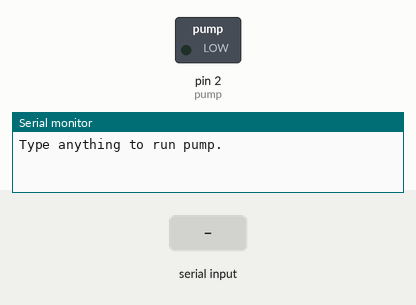
The sketch below on a simulated Arduino Uno, built with avr-gcc and run on an emulated ATmega328P. On the bench: switched loads named in the sketch (green lamp = pin HIGH), the last lines printed to the serial monitor. The test bench sets the inputs (shaded band).

Above: at 1.2 s.
1.3 s: "1" received over Serial
At 2.4 s:
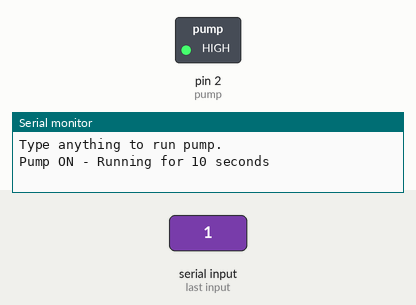
Timing chart, 0 to 12.8 s (numbered marks = the images above; inputs shaded):
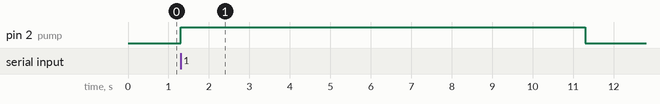

The sketch:

testcode_pump.ino
```cpp
const int pump = 2;

void setup() {
  Serial.begin(9600);           // initialize monitor
  pinMode(pump, OUTPUT);        // pump pin as output
  digitalWrite(pump, LOW);      // pump starts as off
  Serial.println("Type anything to run pump.");
}

void loop() {
  if (Serial.available() > 0) {  //start loop
      Serial.read();

    Serial.println("Pump ON - Running for 10 seconds");
    digitalWrite(pump, HIGH);   // activates relay, closing switch and turning on pump
    delay(10000);               // run for 10,000 milliseconds (10 seconds)

    digitalWrite(pump, LOW);    // turn pump OFF
    Serial.println("Pump OFF.");

    //clear extra characters
    while(Serial.available() > 0) Serial.read();
  }
}
```

Measured:
- after the input at 1.3 s, pin 2 (pump): LOW → HIGH at once, → LOW 10.0 s later
